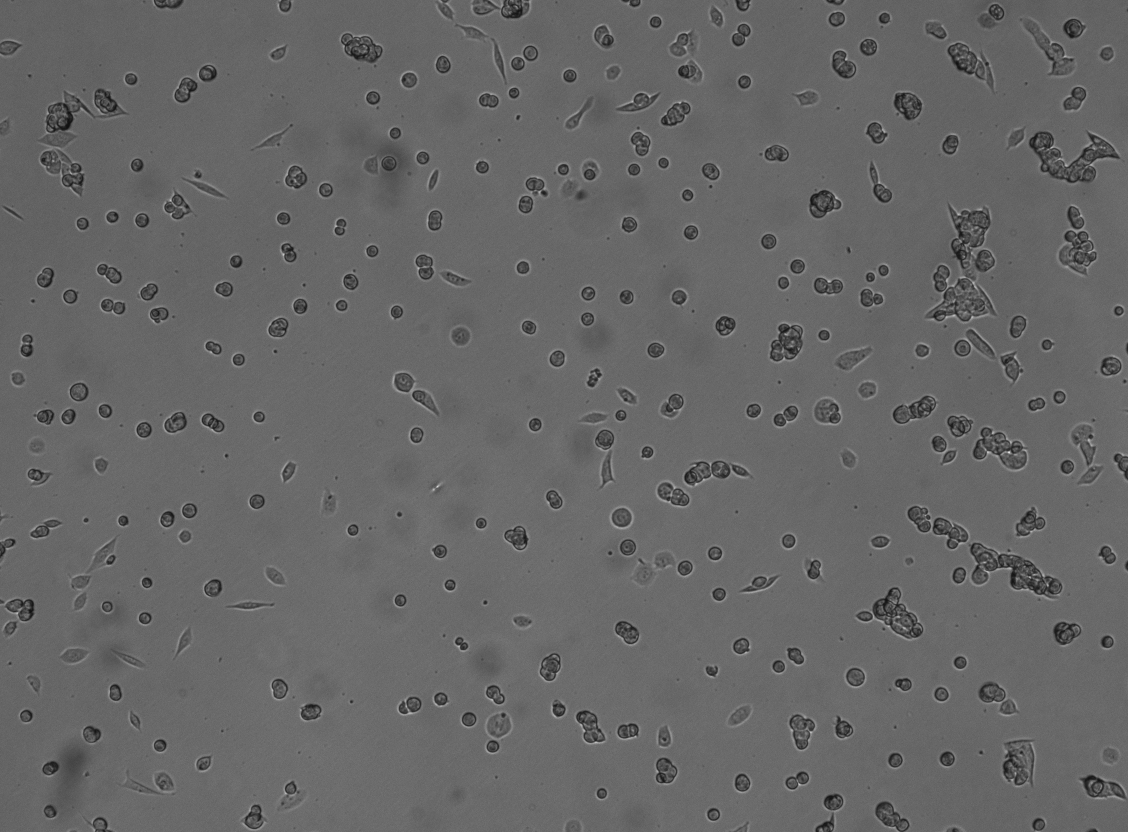
#> input picture example.tif, 1128 x 832 px
$ python -i image_processing.py   (imports and definitions only)   (older library calls are emulated)
#> lines starting #> are read from the running program, lines starting #| are printed output that depends on the picture
#> further down, picture is the input picture: shape (832, 1128, 3); min 17, max 226, mean 102.1
import numpy as np
import cv2


# [26 lines left out: function morphological_effects, not called in this run]


def apply_sobel_filter(image):

    # Apply Gaussian blur to reduce noise and improve edge detection
    blurred_image = cv2.GaussianBlur(image, (5, 5), 1.4)

    # Apply Sobel filter in the x direction
    sobel_x = cv2.Sobel(blurred_image, cv2.CV_64F, dx=1, dy=0, ksize=1)
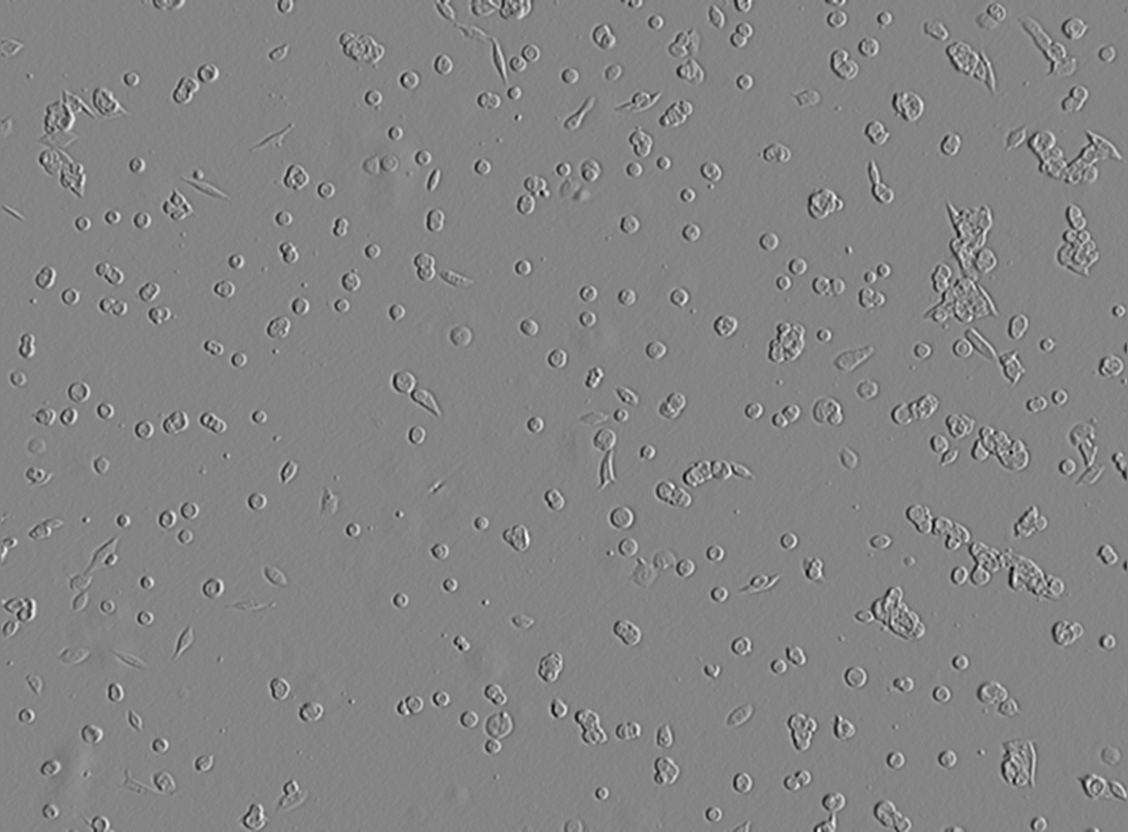
#> sobel_x: shape (832, 1128, 3) float64; min -51, max 47, mean 0; drawn with min black and max white

    # Apply Sobel filter in the y direction
    sobel_y = cv2.Sobel(image, cv2.CV_64F, dx=0, dy=1, ksize=1)
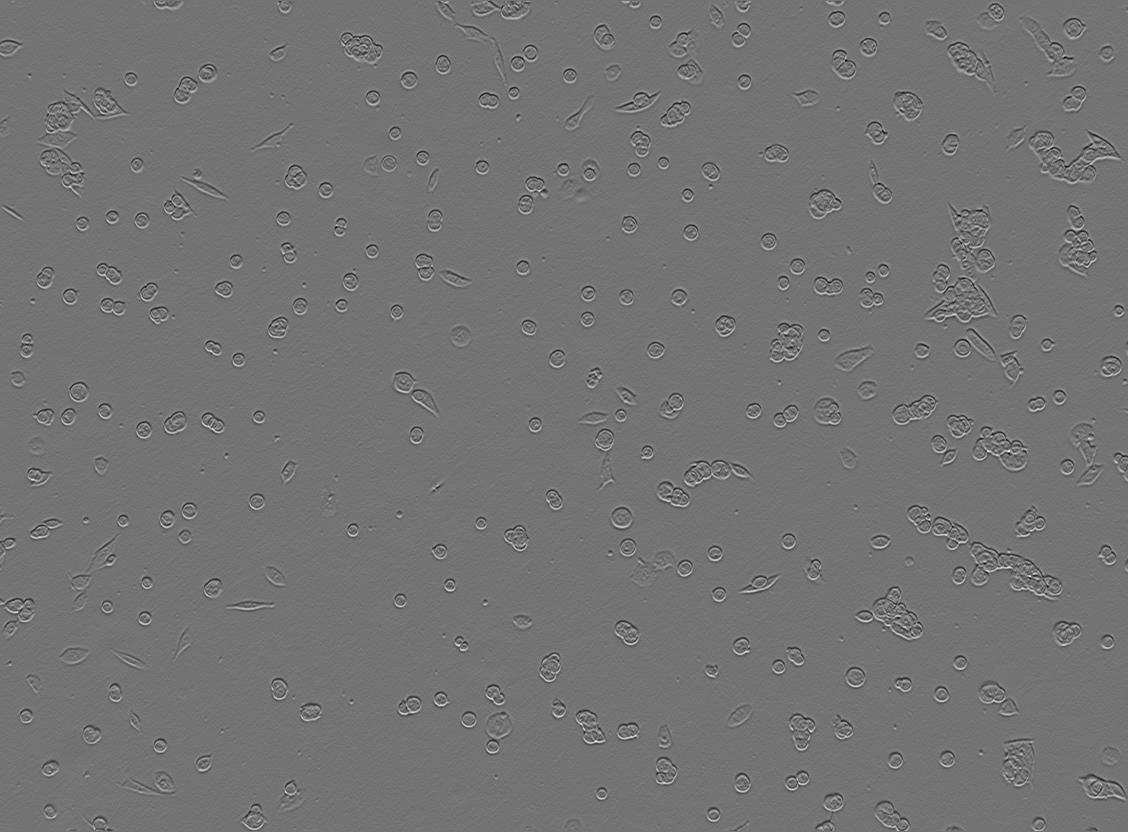
#> sobel_y: shape (832, 1128, 3) float64; min -134, max 161, mean 0; drawn with min black and max white

    # Compute the gradient magnitude
    gradient_magnitude = cv2.magnitude(sobel_x, sobel_y)

    # Normalize the result to fit in the range [0, 255]
    gradient_magnitude = cv2.normalize(gradient_magnitude, None, 0, 255, cv2.NORM_MINMAX)
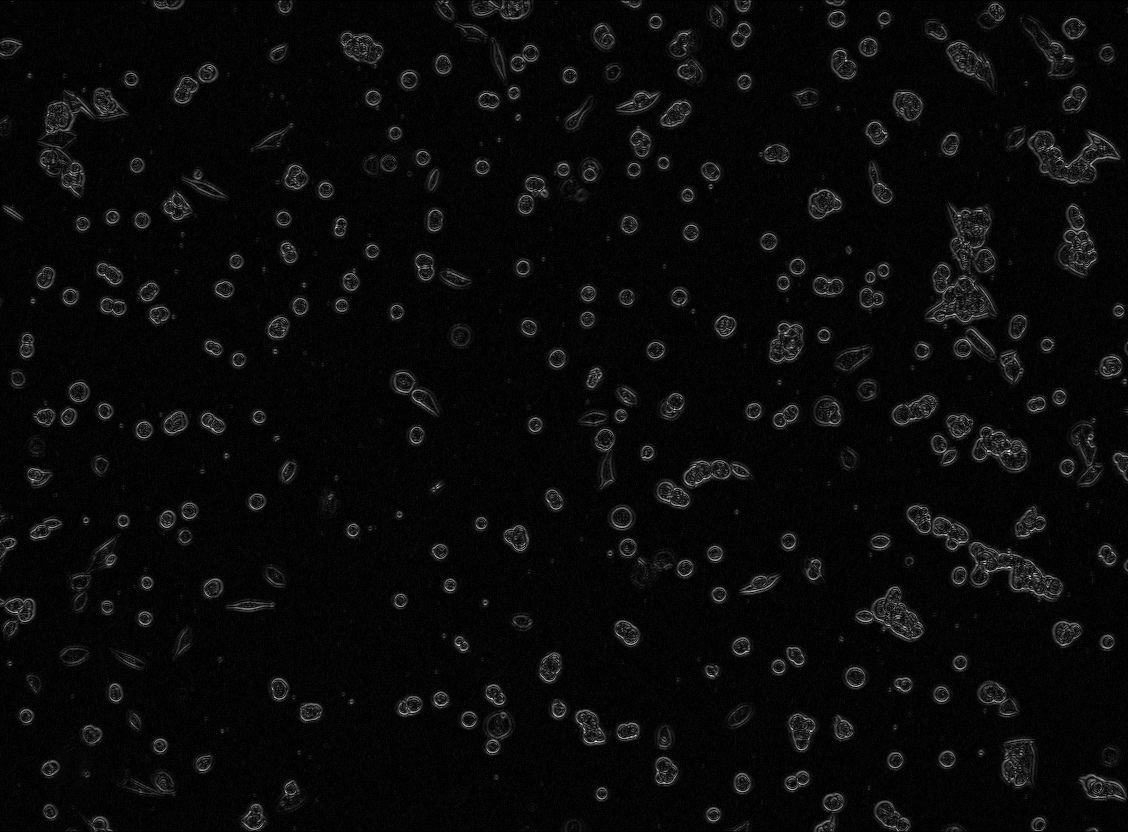
#> gradient_magnitude: shape (832, 1128, 3) float64; min 0, max 255, mean 9.9

    # Convert to uint8 type for displaying
    gradient_magnitude = gradient_magnitude.astype(np.uint8)

    # Convert to Grayscale
    if len(image.shape) > 2:
        gradient_magnitude = cv2.cvtColor(gradient_magnitude, cv2.COLOR_BGR2GRAY)
#> gradient_magnitude: shape (832, 1128)

    equalized = cv2.equalizeHist(gradient_magnitude)
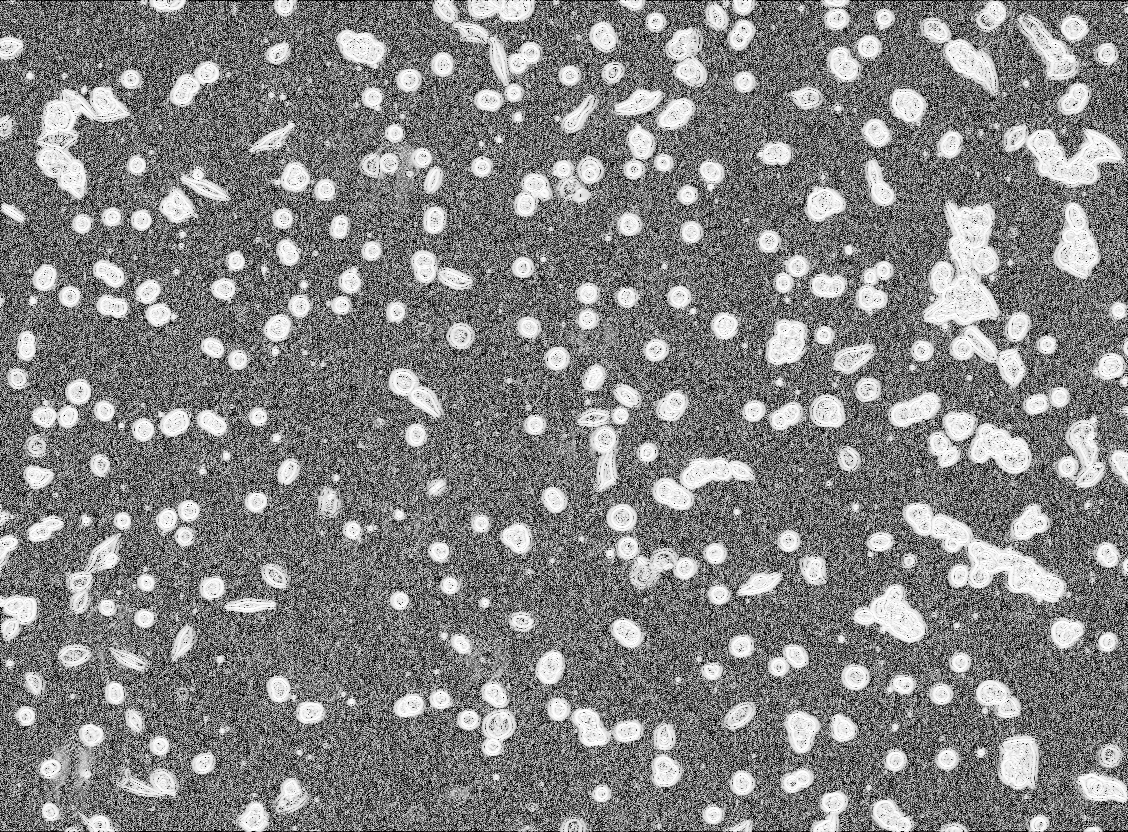
#> equalized: shape (832, 1128); min 0, max 255, mean 132

    return equalized


# [123 lines left out: functions apply_canny_filter, apply_laplace_filter, histogram_equalization, shadow_correction, xyz_channel, not called in this run]

>>> import cv2
>>> picture = cv2.imread('example.tif')
>>> result = apply_sobel_filter(picture)
